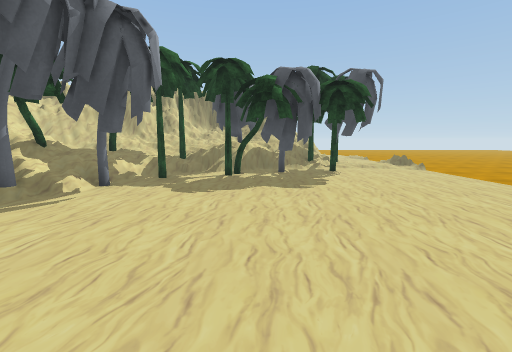
View 1 (above)

14 first-person views from a walk through a Unity game level. The camera is 1.3 m above the floor, tilts 8° down and sees 90° across. The floor is counted in squares, 1 m on a side. Each view is taken from the middle of a square. On the plan, view 1 faces up. The plan holds only what a view shows up to about 13 squares ahead; the rest is blank. The place goes on beyond the plan. The player is left out. Some surface patterns are stand-ins.

View 2
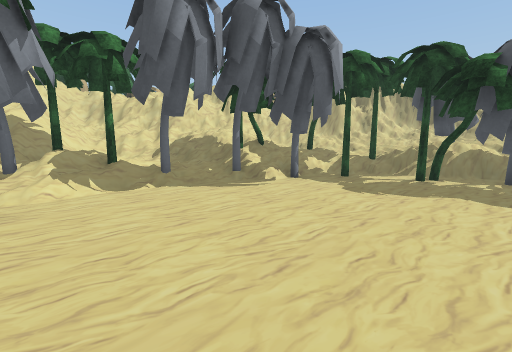

View 3
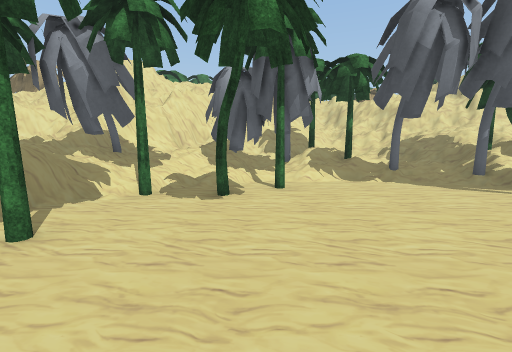

View 4
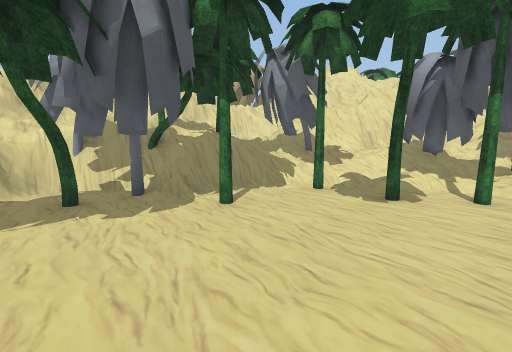

View 5
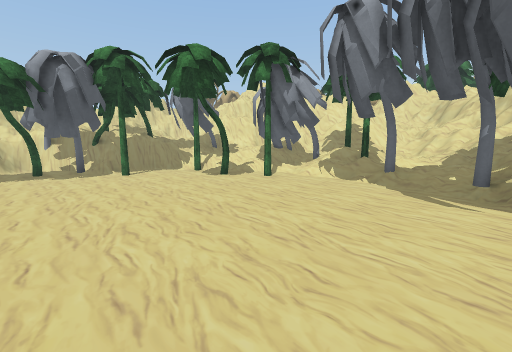

View 6
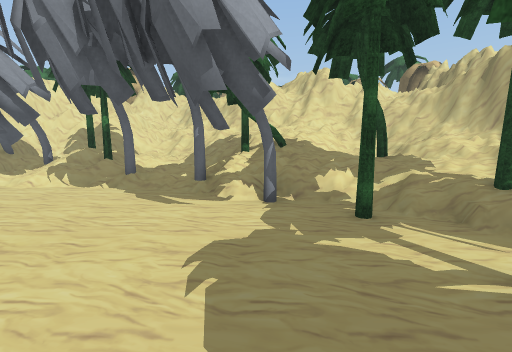

View 7
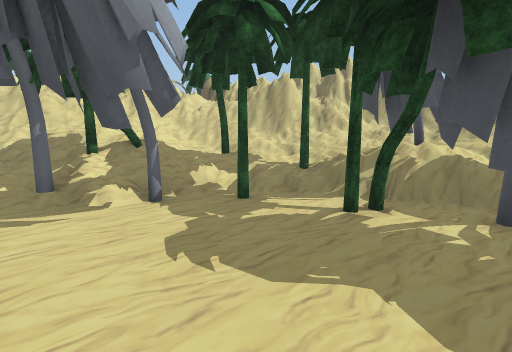

View 8
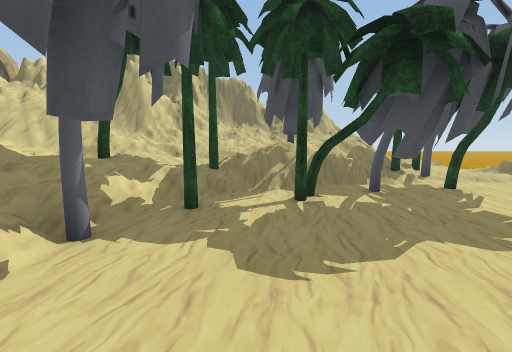

View 9
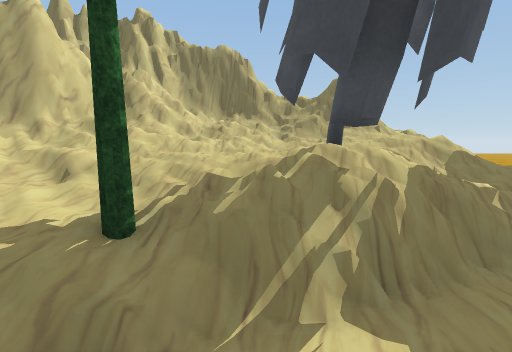

View 10
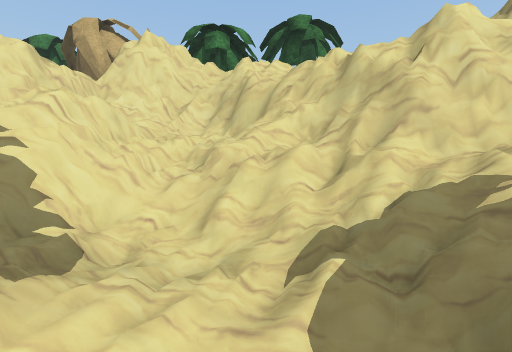

View 11
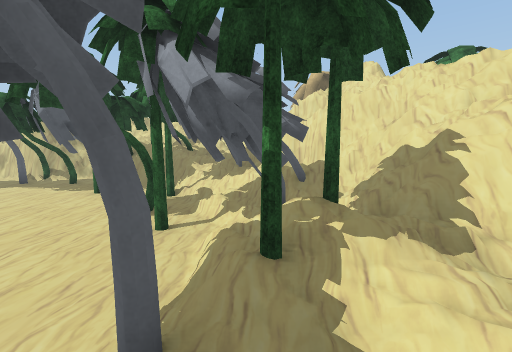

View 12
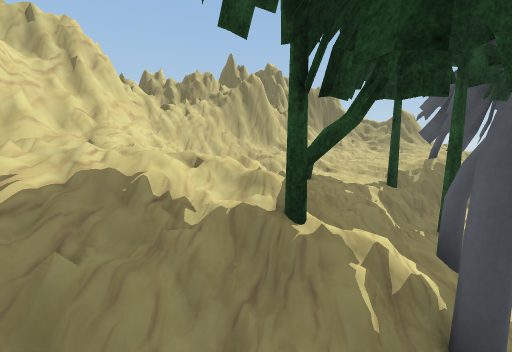

View 13
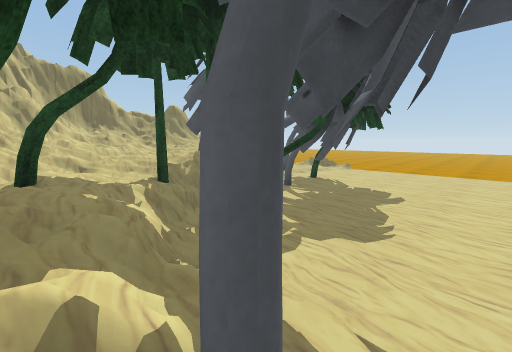

View 14
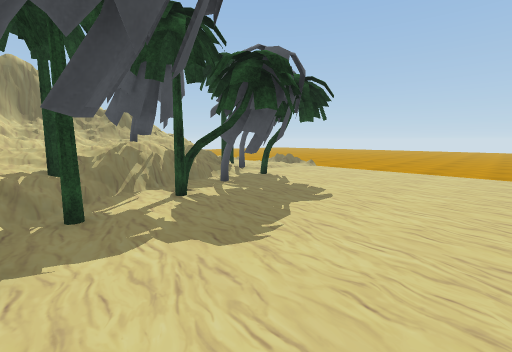

### Floor plan
Key: @ floor where view 1 was taken; # wall or solid block; x gap in a wall; . main floor; : floor 0.5 m higher than the main floor; + floor 0.75 m higher than the main floor; * floor 1 m higher than the main floor; % floor 1.25 m higher than the main floor; / step, stairs or slope; = window, fence, low wall or low ledge; ^ raised ledge; T thing the floor can be seen under or through; O other object.
Columns run from 22 left of view 1 to 2 right of it. Each row starts with its distance up from view 1.
 17                  ..     #
 16                 ..#=%%% =
 15                 .   **%%
 14                /##%**%**#
 13              ..#%%**###:=
 12              .#== ++####
 11             .##+  +O=##=
 10             .#%+OO=#.OO#
  9             ..^=##=O..O##
  8             .##^==.....#
  7            .###OO###.....
  6            ..^^O####.....
  5           .##x=//........
  4 OO        ..=////........
  3           .TT/=/# .......
  2            TT^^O=........
  1            .T=O##........
  0            .TT^##O....@..
 -1            .T=###........
 -2            .T####.O......
 -3             ..^==........
 -4              ##== O..O ..
 -5              .#####..###.
 -6                ########O.
 -7                ###^#####.
 -8                . ^O#####=
 -9                #      ##^
-10                #      .#.
-11                       ...

Positions as (right, up) in squares from view 1, and headings:
1: (0, 0), facing up
2: (1, 0), facing up-left
3: (2, -1), facing left
4: (2, 0), facing down-left
5: (2, 6), facing down-left
6: (1, 7), facing left
7: (1, 5), facing up-left
8: (-2, 4), facing up
9: (-2, 9), facing up
10: (-7, 4), facing left
11: (-7, 5), facing down
12: (-7, 4), facing up
13: (-6, 5), facing up-right
14: (-4, 4), facing up-right
